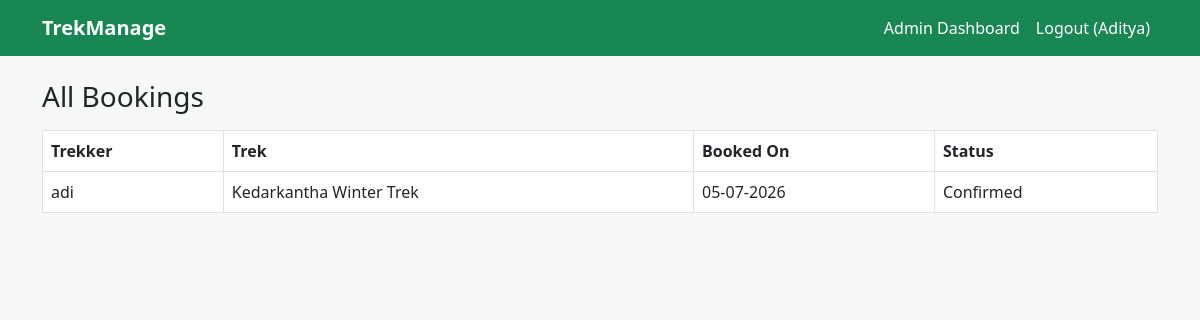
Screenshot of /admin/bookings (signed in) with the database file from the repository.
### models.py (models this page shows)
class User(db.Model, UserMixin):
    id = db.Column(db.Integer, primary_key=True)
    full_name = db.Column(db.String(100), nullable=False)
    email = db.Column(db.String(120), unique=True, nullable=False)
    password_hash = db.Column(db.String(200), nullable=False)
    phone_number = db.Column(db.String(20))
    role = db.Column(db.String(20), nullable=False)
    approval_status = db.Column(db.String(20), default="approved")
    blacklist_status = db.Column(db.Boolean, default=False)
    treks_guided = db.relationship("Trek", backref="guide", lazy=True)
    bookings = db.relationship("Booking", backref="trekker", lazy=True)

class Booking(db.Model):
    id = db.Column(db.Integer, primary_key=True)
    trekker_id = db.Column(db.Integer, db.ForeignKey("user.id"), nullable=False)
    trek_id = db.Column(db.Integer, db.ForeignKey("trek.id"), nullable=False)
    booked_on = db.Column(db.DateTime, default=datetime.utcnow)
    booking_status = db.Column(db.String(20), default="Confirmed")

class Trek(db.Model):
    id = db.Column(db.Integer, primary_key=True)
    trek_title = db.Column(db.String(120), nullable=False)
    destination = db.Column(db.String(120), nullable=False)
    difficulty_level = db.Column(db.String(20), nullable=False)
    duration_days = db.Column(db.Integer, nullable=False)
    start_date = db.Column(db.Date, nullable=False)
    end_date = db.Column(db.Date, nullable=False)
    remaining_slots = db.Column(db.Integer, nullable=False)
    current_status = db.Column(db.String(20), default="Open")
    description = db.Column(db.Text)
    guide_id = db.Column(db.Integer, db.ForeignKey("user.id"))
    bookings = db.relationship("Booking", backref="trek", lazy=True)

### routes/admin_routes.py (the view)
@admin_blueprint.route("/bookings")
@login_required
@admin_only
def view_bookings():
    bookings = Booking.query.all()
    return render_template("admin/bookings.html", bookings=bookings)

### app.py (called while the page is built)
@login_manager.user_loader
def load_user(user_id):
    return User.query.get(int(user_id))

### routes/admin_routes.py (called while the page is built)
def admin_only(view_function):
    @wraps(view_function)
    def wrapper(*args, **kwargs):
        if not current_user.is_authenticated or current_user.role != "admin":
            flash("Admin access required.")
            return redirect(url_for("auth.login"))
        return view_function(*args, **kwargs)
    return wrapper

### templates/admin/bookings.html
{% extends "base.html" %}
{% block content %}
<h3 class="mb-3">All Bookings</h3>
<table class="table table-bordered bg-white">
    <thead>
        <tr>
            <th>Trekker</th>
            <th>Trek</th>
            <th>Booked On</th>
            <th>Status</th>
        </tr>
    </thead>
    <tbody>
        {% for booking in bookings %}
        <tr>
            <td>{{ booking.trekker.full_name }}</td>
            <td>{{ booking.trek.trek_title }}</td>
            <td>{{ booking.booked_on.strftime('%d-%m-%Y') }}</td>
            <td>{{ booking.booking_status }}</td>
        </tr>
        {% else %}
        <tr><td colspan="4">No bookings yet.</td></tr>
        {% endfor %}
    </tbody>
</table>
{% endblock %}

### templates/base.html (shortened to what this page needs)
<!DOCTYPE html>
<html lang="en">
<head>
    <link href="https://cdn.jsdelivr.net/npm/bootstrap@5.3.0/dist/css/bootstrap.min.css" rel="stylesheet">
    <link href="{{ url_for('static', filename='css/style.css') }}" rel="stylesheet">
</head>
<body>
    <nav class="navbar navbar-expand-lg navbar-dark bg-success">
        <div class="container">
            <a class="navbar-brand" href="{{ url_for('trekker.browse_treks') }}">TrekManage</a>
            <div class="navbar-nav ms-auto">
                {% if current_user.is_authenticated %}
                    {% if current_user.role == 'admin' %}
                        <a class="nav-link text-white" href="{{ url_for('admin.dashboard') }}">Admin Dashboard</a>
                    {% elif current_user.role == 'staff' %}
                        <a class="nav-link text-white" href="{{ url_for('staff.dashboard') }}">Staff Dashboard</a>
                    {% else %}
                        <a class="nav-link text-white" href="{{ url_for('trekker.browse_treks') }}">Browse Treks</a>
                        <a class="nav-link text-white" href="{{ url_for('trekker.my_bookings') }}">My Bookings</a>
                        <a class="nav-link text-white" href="{{ url_for('trekker.edit_profile') }}">Profile</a>
                    {% endif %}
                    <a class="nav-link text-white" href="{{ url_for('auth.logout') }}">Logout ({{ current_user.full_name }})</a>
                {% else %}
                    <a class="nav-link text-white" href="{{ url_for('auth.login') }}">Login</a>
                    <a class="nav-link text-white" href="{{ url_for('auth.register') }}">Register</a>
                {% endif %}
            </div>
        </div>
    </nav>
    <div class="container mt-4">
        {% block content %}{% endblock %}
    </div>
</body>
</html>

### static/css/style.css (style rules this page uses)
body { background-color: #f7f9f7; }
.navbar-brand { font-weight: bold; }

### rows the page displays
User: full_name "Aditya"
Booking: trekker.full_name "adi", trek.trek_title "Kedarkantha Winter Trek", booked_on "05-07-2026", booking_status "Confirmed"
